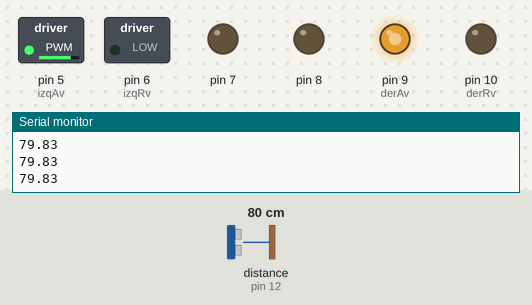
A sketch run on a simulated Arduino Uno, built with avr-gcc and run on an emulated ATmega328P. Shown: switched loads named in the sketch (green lamp = pin HIGH), output pins drawn as LEDs (lit = HIGH), the last lines printed to the serial monitor. Wiring (inferred from the names in the program): ultrasonic range finder: trigger pin 13; echo pin 12. Inputs (shaded band) come from the test bench; at power-on: distance to the obstacle (sensor on pin 12) 80 cm. The echo pulse lasts 58.3 µs per cm; random numbers use the default seed unless the sketch sets one; pins used as bus, display or sensor lines are not drawn.

Above: at 1.2 s.
1.3 s: distance to the obstacle (sensor on pin 12) set to 23 cm
2.8 s: distance to the obstacle (sensor on pin 12) set to 18 cm
At 4.2 s:
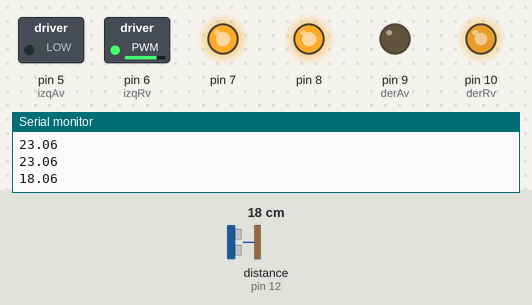
At 7.7 s:
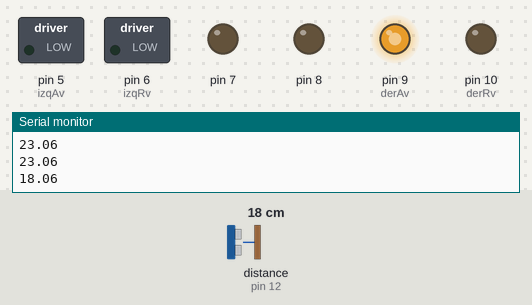
Timing chart, 0 to 35.1 s (numbered marks = the images above; inputs shaded):
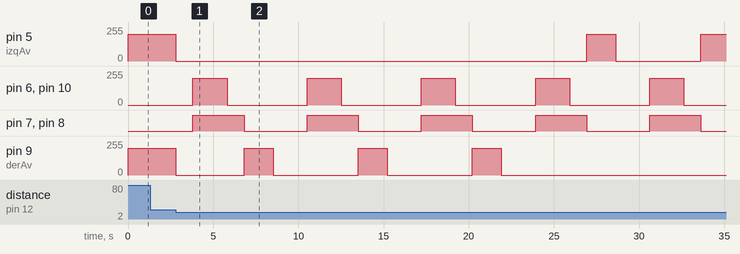

The sketch:

motor_puenteh_sensordistancia.ino
```cpp
int izqAv = 5;
int izqRv = 6;
int derAv = 9;
int derRv = 10;
int vel = 200; // Velocidad de los motores (0-255)
int trigger=13;
int echo=12;
float dist, res;

void setup()  {
  pinMode(derAv, OUTPUT);
  pinMode(derRv, OUTPUT);
  pinMode(izqAv, OUTPUT);
  pinMode(izqRv, OUTPUT);
  pinMode(trigger,OUTPUT);
  pinMode(echo,INPUT);
  pinMode(7,OUTPUT);
  pinMode(8,OUTPUT);
Serial.begin(9600);
 }

void loop()  {

 res=ultra();
    Serial.println(res);

   if(res<= 20 && res>1)
   {
    analogWrite(derAv, 0);  // Detiene los  2 Motores
    analogWrite(izqAv, 0);
    delay (1000);

    reversa();
    int azar =random(2);
      if(azar==0)   {derecha();  }
      else          {izquierda();}

    }
   else

   {
    avanza();
    }


//apagado();

}


//*************************************


int avanza(){

 analogWrite(derAv, vel);
 analogWrite(izqAv, vel);

}

int izquierda(){
  analogWrite(derAv, vel);  // Av Derecho  x segundos
  delay (1700);
  analogWrite(derAv, 0);  // Av Derecho se detiene
  delay (1000);
}


int derecha(){
   analogWrite(izqAv, vel);  // Av izq x segundos
   delay (1700);
   analogWrite(izqAv, 0);  // Av izq se detiene
   delay (1000);
}

int reversa(){
 analogWrite(derRv, vel);  // Reversa x segundos
 analogWrite(izqRv, vel);
 digitalWrite(7,HIGH);
  digitalWrite(8,HIGH);
 delay (2000);
 analogWrite(derRv, 0);  // detiene motores x segundos
 analogWrite(izqRv, 0);
 delay (1000);
 digitalWrite(7,LOW);
 digitalWrite(8,LOW);
}

int girad(){
analogWrite(izqAv, vel);  // Reversa x segundos
   analogWrite(derRv, vel);
   delay (2600);

   analogWrite(izqAv, 0);  // detiene motores x segundos
   analogWrite(derRv, 0);
  delay (1000);

}

int girai(){
   analogWrite(derAv, vel);  // Reversa x segundos
   analogWrite(izqRv, vel);
   delay (2600);
   analogWrite(derAv, 0);  // detiene motores x segundos
   analogWrite(izqRv, 0);
   delay (1000);
}


int apagado(){
  digitalWrite(13,LOW);
  digitalWrite(12,LOW);
  digitalWrite(11,LOW);
  digitalWrite(10,LOW);
  digitalWrite(9,LOW);
  digitalWrite(8,LOW);
     delay (10000);
  }

 float ultra()
  {
  digitalWrite(trigger,LOW);
  delayMicroseconds(15);         // Inicialización del sensor para que se estabilice.
  digitalWrite(trigger,HIGH);   // Enviamos una señal activando la... trigger accionador o disparo
  delayMicroseconds(10);        // salida trigger durante 10 microsegundos
  digitalWrite(trigger,LOW);    // Desactivamos la señal del trigger para evitar interferencias.
  // Adquirimos los datos y convertimos la medida a cm
  int tiempo=pulseIn(echo,HIGH);      // Este resultado está en microsegundos.
                                // Cuando la lectura del pin sea HIGH medirá
                                // el tiempo que transcurre hasta que sea LOW en useg
  dist = float(tiempo/58.2);               // Se hace la conversión a centímetros (o .017) en base al formula vel*tiempo
  return (dist);
  }
```

Measured:
- the behaviour switches between 21 and 20 cm on distance to the obstacle (sensor on pin 12) (found by bisection; images 0 and 1)
- after the input at 2.8 s, pin 5 (izqAv): 200/255 → 0/255 at once, → 200/255 24.1 s later, → 0/255 1.7 s later, → 200/255 5.0 s later; pin 6 (izqRv): alternates 200/255 for 2.0 s and 0/255 for 4.7 s, starting after 1.0 s
